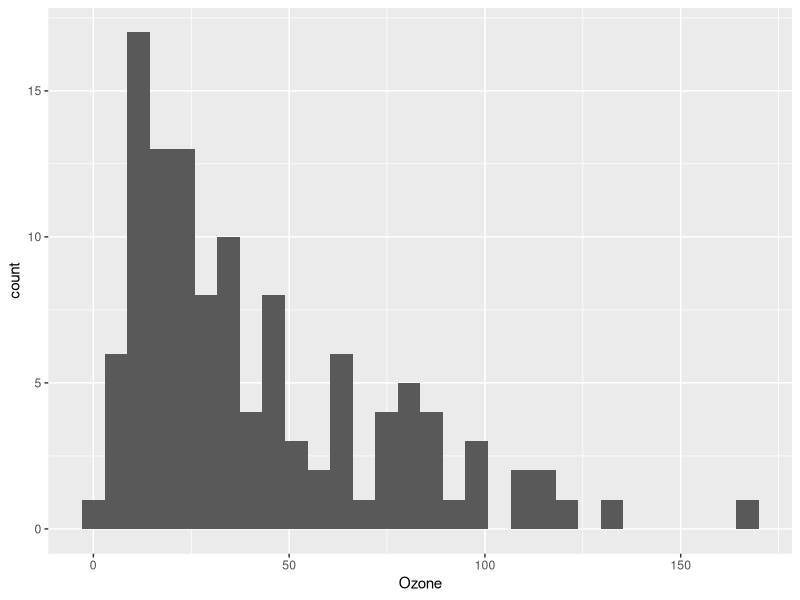
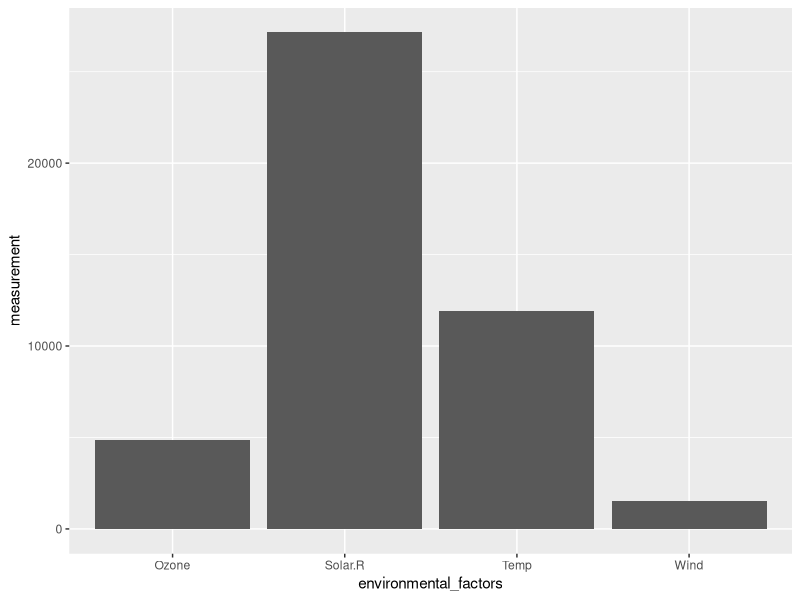

Here is the R script that generated these plots, in order:
library(tidyverse)
library(ggplot2)
  
data("airquality")
  
head(airquality)
  
ggplot(data = airquality, aes(x=Ozone)) + geom_histogram()

# convert wide data (airquality) to long data formart

wide_long <- pivot_longer(
  data = airquality,
  cols = c(Ozone, Solar.R, Wind, Temp),
  names_to = "environmental_factors",
  values_to = "measurement"
)

ggplot(data=wide_long, aes(x=environmental_factors, y=measurement)) + geom_col()

long_wide <- pivot_wider(
  data = wide_long,
  names_from = environmental_factors,
  values_from = measurement
)

# Tidyr functions - unite(), separate()
df <- data.frame(
     first_name = c("Anthony", "David", "Alice", "Willy"),
     last_name = c("Ndegwa", "Wachira", "Gathoni", "Thumbi"),
     height_metre = c(2, 1.75, 1.5, 2.3),
     weight = c(70, 65, 90, 100)
)
df_unite <- unite(
  data = df,
  col = full_name,
  c(first_name, last_name),
  sep = " ",
  remove = TRUE
)

df_2 <- data.frame(
  full_name = c("Anthony Ndegwa", "David Wachira ", "Alice Gathoni", "Willy Thumbi"),
  height_metre = c(2, 1.75, 1.5, 2.3),
  weight = c(70, 65, 90, 100)
)
df_2
mean(df_2$height_metre, na.rm = TRUE)
separate(
  data = df_2,
  col = full_name,
  into = c("first_name", "last_name"),
  sep = " ",
  remove = FALSE
) 